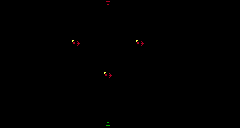

Rendered tile map (Tiled .tmx) drawn with the repository's tilesets; below, a short description and the full map source, tile grids included:
An orthogonal 30x16 tile map with 8x8 px tiles, 3 tile layers (Geometry, Spawns, Background).

<map version="1.10" tiledversion="1.11.0" orientation="orthogonal" renderorder="right-down" width="30" height="16" tilewidth="8" tileheight="8" infinite="0" nextlayerid="4" nextobjectid="1">
 <tileset firstgid="1" source="Project/RoomShaper.tsx" />
 <layer id="1" name="Geometry" width="30" height="16">
  <data encoding="csv">
0,0,0,2,0,0,0,0,0,0,0,0,0,7,0,0,0,0,0,0,0,0,0,2,0,0,0,0,0,0,
0,0,0,2,0,0,0,0,0,0,0,0,0,2,0,0,0,0,0,0,0,0,0,2,0,0,0,0,0,0,
0,0,0,2,0,0,0,0,0,0,0,0,0,2,0,0,0,0,0,0,0,0,0,2,0,0,0,0,0,0,
1,1,0,2,0,0,0,0,0,0,0,0,0,2,0,0,0,0,0,0,0,0,0,2,0,1,1,0,0,0,
1,1,0,2,0,0,0,0,0,0,0,0,0,2,0,0,0,0,0,0,0,0,0,2,0,1,1,0,0,0,
1,1,1,1,1,4,0,0,0,0,0,0,0,2,0,0,0,0,0,0,0,3,1,1,1,1,1,0,0,0,
1,1,1,1,1,1,1,2,1,1,1,1,1,1,1,1,1,1,1,2,1,1,1,1,1,1,1,0,0,0,
1,1,0,0,0,0,0,2,0,0,0,0,0,0,0,0,0,0,0,2,0,0,0,0,0,1,1,0,0,0,
1,1,0,0,0,0,0,2,0,0,0,0,0,0,0,0,0,0,0,2,0,0,0,0,0,1,1,0,0,0,
1,1,0,0,0,0,0,2,0,0,0,0,0,0,0,0,0,0,0,2,0,0,0,0,0,1,1,0,0,0,
1,1,0,2,1,1,1,1,1,1,2,1,1,1,1,1,2,1,1,1,1,1,1,2,0,1,1,0,0,0,
1,1,0,2,1,1,1,0,0,0,2,0,0,0,0,0,2,0,0,0,1,1,1,2,0,1,1,0,0,0,
1,1,0,2,1,1,0,0,0,0,2,0,0,0,0,0,2,0,0,0,0,1,1,2,0,1,1,0,0,0,
1,1,0,2,1,1,0,0,1,1,1,1,1,2,1,1,1,1,1,0,0,1,1,2,0,1,1,0,0,0,
1,1,0,2,0,0,0,0,0,0,0,0,0,2,0,0,0,0,0,0,0,0,0,2,0,1,1,0,0,0,
1,1,1,2,1,4,0,0,0,0,3,1,1,6,1,1,4,0,0,0,0,3,1,2,1,1,1,0,0,0
</data>
 </layer>
 <layer id="2" name="Spawns" width="30" height="16">
  <data encoding="csv">
0,0,0,0,0,0,0,0,0,0,0,0,0,0,0,0,0,0,0,0,0,0,0,0,0,0,0,0,0,0,
0,0,0,0,0,0,0,0,0,0,0,0,0,0,0,0,0,0,0,0,0,0,0,0,0,0,0,0,0,0,
0,0,0,0,0,0,0,0,0,0,0,0,0,0,0,0,0,0,0,0,0,0,0,0,0,0,0,0,0,0,
0,0,0,0,0,0,0,0,0,0,0,0,0,0,0,0,0,0,0,0,0,0,0,0,0,0,0,0,0,0,
0,0,0,0,0,0,0,0,0,0,0,0,0,0,0,0,0,0,0,0,0,0,0,0,0,0,0,0,0,0,
0,0,0,0,0,0,0,0,0,28,0,0,0,0,0,0,0,28,0,0,0,0,0,0,0,0,0,0,0,0,
0,0,0,0,0,0,0,0,0,0,0,0,0,0,0,0,0,0,0,0,0,0,0,0,0,0,0,0,0,0,
0,0,0,0,0,0,0,0,0,0,0,0,0,0,0,0,0,0,0,0,0,0,0,0,0,0,0,0,0,0,
0,0,0,0,0,0,0,0,0,0,0,0,0,0,0,0,0,0,0,0,0,0,0,0,0,0,0,0,0,0,
0,0,0,0,0,0,0,0,0,0,0,0,0,28,0,0,0,0,0,0,0,0,0,0,0,0,0,0,0,0,
0,0,0,0,0,0,0,0,0,0,0,0,0,0,0,0,0,0,0,0,0,0,0,0,0,0,0,0,0,0,
0,0,0,0,0,0,0,0,0,0,0,0,0,0,0,0,0,0,0,0,0,0,0,0,0,0,0,0,0,0,
0,0,0,0,0,0,0,0,0,0,0,0,0,0,0,0,0,0,0,0,0,0,0,0,0,0,0,0,0,0,
0,0,0,0,0,0,0,0,0,0,0,0,0,0,0,0,0,0,0,0,0,0,0,0,0,0,0,0,0,0,
0,0,0,0,0,0,0,0,0,0,0,0,0,0,0,0,0,0,0,0,0,0,0,0,0,0,0,0,0,0,
0,0,0,0,0,0,0,0,0,0,0,0,0,0,0,0,0,0,0,0,0,0,0,0,0,0,0,0,0,0
</data>
 </layer>
 <layer id="3" name="Background" width="30" height="16">
  <data encoding="csv">
0,0,0,0,0,0,0,0,0,0,0,0,0,0,0,0,0,0,0,0,0,0,0,0,0,0,0,0,0,0,
0,0,0,0,0,0,0,0,0,0,0,0,0,0,0,0,0,0,0,0,0,0,0,0,0,0,0,0,0,0,
0,0,0,0,0,0,0,0,0,0,0,0,0,0,0,0,0,0,0,0,0,0,0,0,0,0,0,0,0,0,
0,0,0,0,0,0,0,0,0,0,0,0,0,0,0,0,0,0,0,0,0,0,0,0,0,0,0,0,0,0,
0,0,0,0,0,0,0,0,0,0,0,0,0,0,0,0,0,0,0,0,0,0,0,0,0,0,0,0,0,0,
0,0,0,0,0,0,0,0,0,0,0,0,0,0,0,0,0,0,0,0,0,0,0,0,0,0,0,0,0,0,
0,0,0,0,0,0,0,0,0,0,0,0,0,0,0,0,0,0,0,0,0,0,0,0,0,0,0,0,0,0,
0,0,0,0,0,0,0,0,0,0,0,0,0,0,0,0,0,0,0,0,0,0,0,0,0,0,0,0,0,0,
0,0,0,0,0,0,0,0,0,0,0,0,0,0,0,0,0,0,0,0,0,0,0,0,0,0,0,0,0,0,
0,0,0,0,0,0,0,0,0,0,0,0,0,0,0,0,0,0,0,0,0,0,0,0,0,0,0,0,0,0,
0,0,0,0,0,0,0,0,0,0,0,0,0,0,0,0,0,0,0,0,0,0,0,0,0,0,0,0,0,0,
0,0,0,0,0,0,0,0,0,0,0,0,0,0,0,0,0,0,0,0,0,0,0,0,0,0,0,0,0,0,
0,0,0,0,0,0,0,0,0,0,0,0,0,0,0,0,0,0,0,0,0,0,0,0,0,0,0,0,0,0,
0,0,0,0,0,0,0,0,0,0,0,0,0,0,0,0,0,0,0,0,0,0,0,0,0,0,0,0,0,0,
0,0,0,0,0,0,0,0,0,0,0,0,0,0,0,0,0,0,0,0,0,0,0,0,0,0,0,0,0,0,
0,0,0,0,0,0,0,0,0,0,0,0,0,0,0,0,0,0,0,0,0,0,0,0,0,0,0,0,0,0
</data>
 </layer>
</map>
